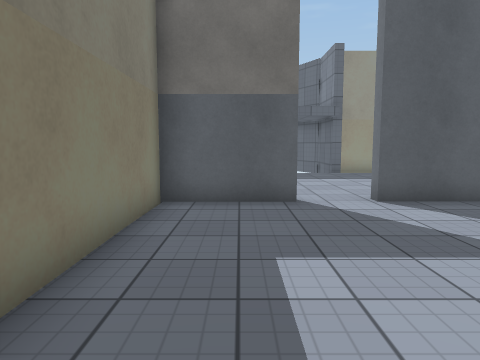
view 1 (above)

24 first-person views from a walk through a Unity game level. The camera is 1.3 m above the floor, tilts 6° down and sees 70° across. The floor is counted in squares, 1 m on a side. Each view is taken from the middle of a square. On the plan, view 1 faces up. The plan holds only what a view shows up to about 15 squares ahead; the rest is blank. The place goes on beyond the plan. Surface patterns are stand-ins for the level's own textures.

view 2
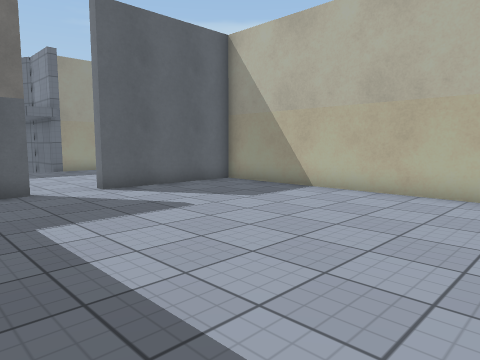

view 3
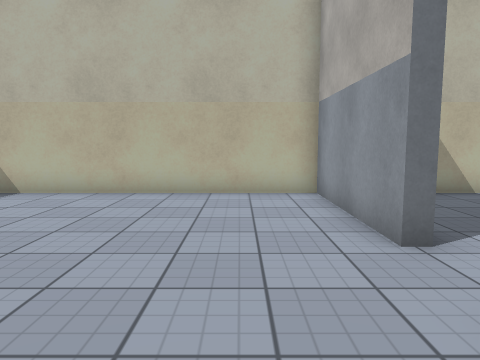

view 4
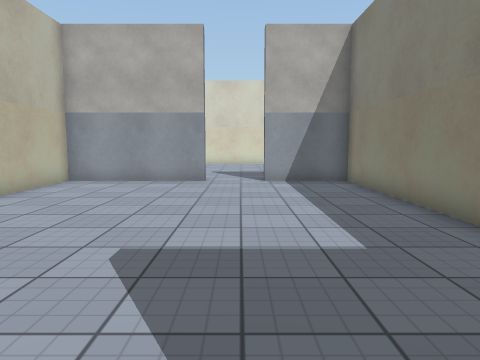

view 5
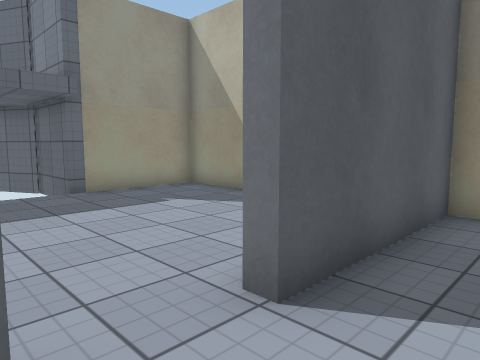

view 6
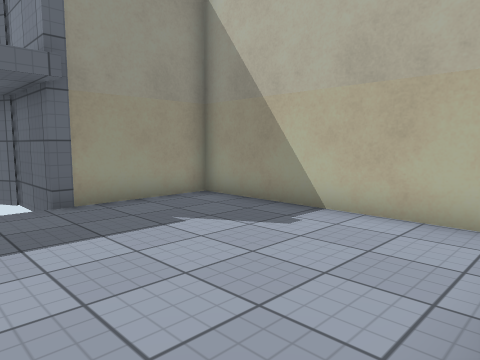

view 7
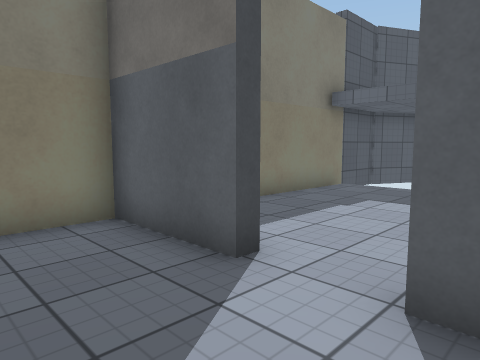

view 8
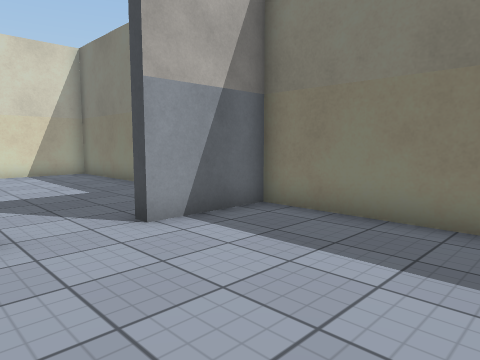

view 9
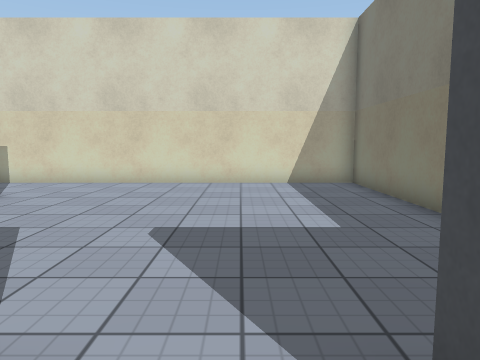

view 10
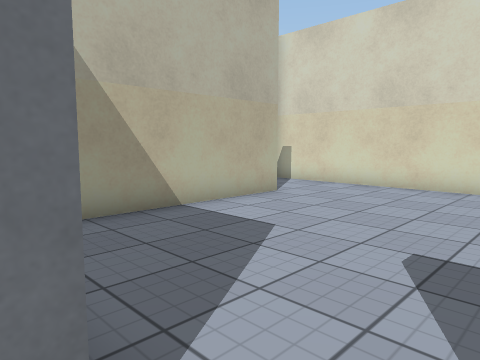

view 11
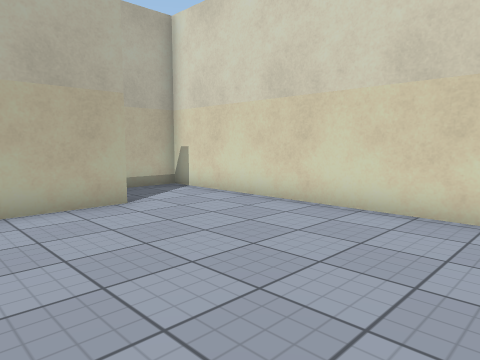

view 12
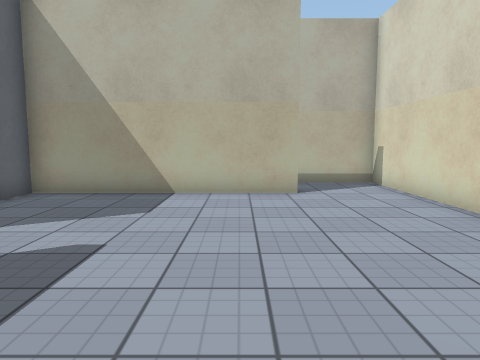

view 13
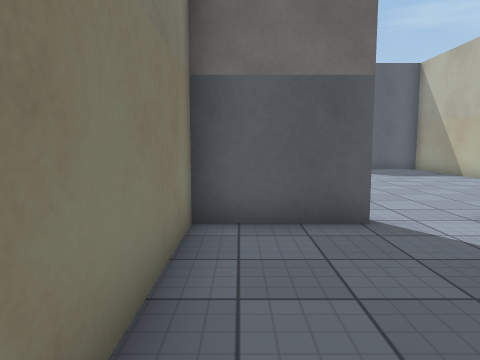

view 14
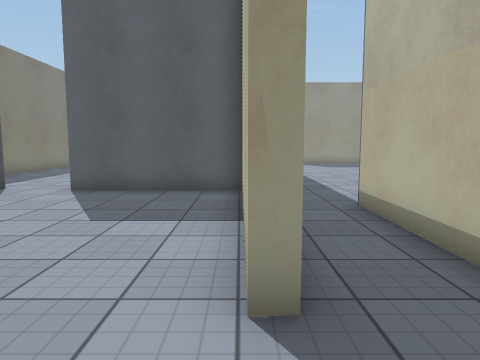

view 15
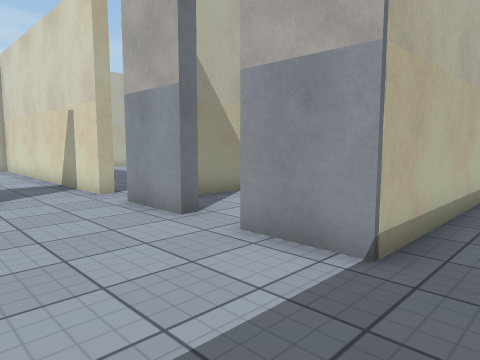

view 16
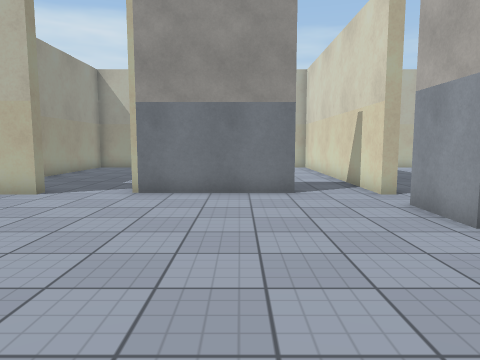

view 17
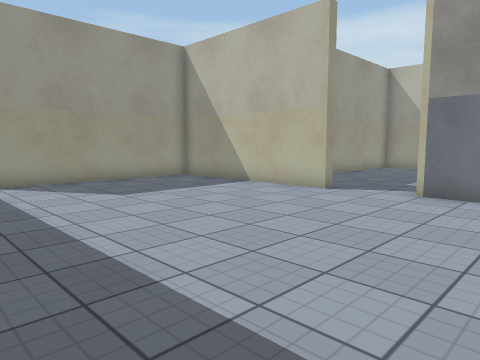

view 18
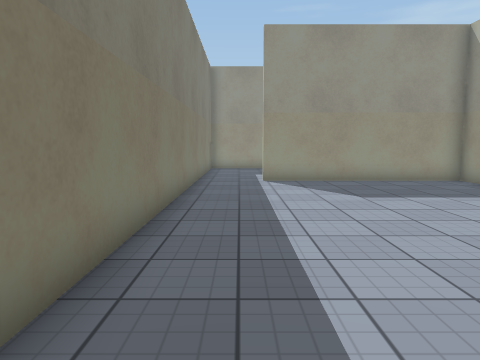

view 19
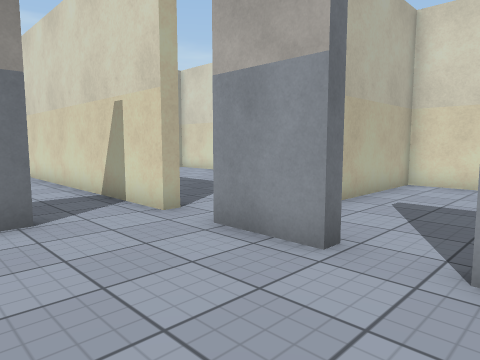

view 20
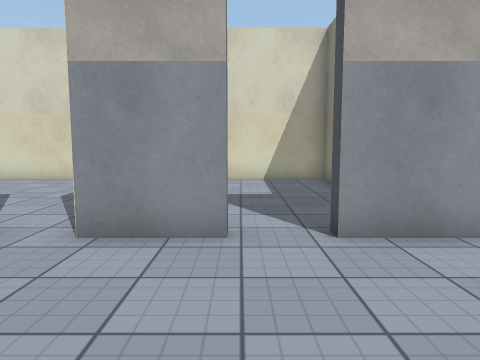

view 21
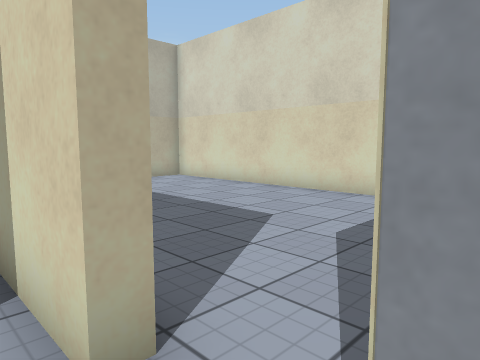

view 22
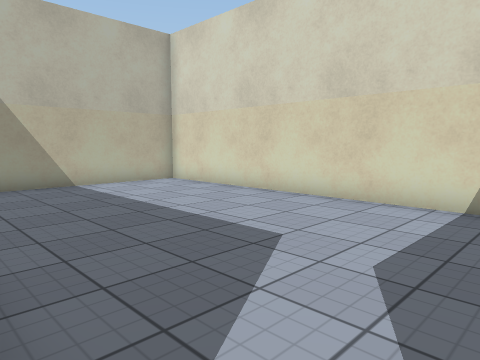

view 23
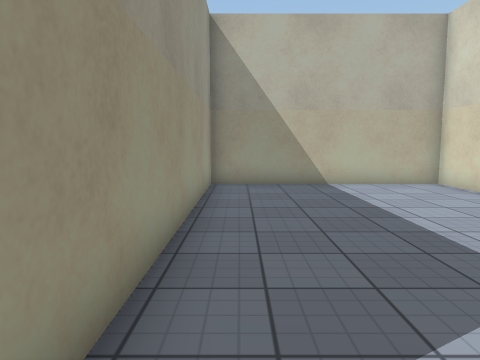

view 24
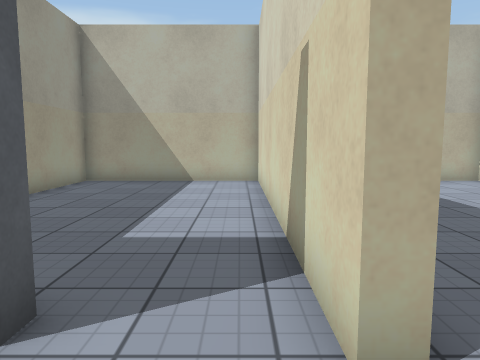

### Floor plan
Points are (right, up) in squares from view 1. A wall is a line through its corners. A room is listed if a view was taken in it or the views show most of it. See-through windows are left out.
Room 1 (views 1, 2, 3, 4, 5, 6, 7, 8, 9)
walls: (3.2, -4) (8.1, -4) (8.1, 7.7) (3.2, 7.7) (3.2, 8.1); (1.1, 8.1) (1.1, 7.7) (-1.8, 7.7) (-1.8, -4) (1.1, -4)
ways out: opening at (2.5, -4) to room 2; opening at (2.5, 8) to room 5
Room 2 (views 10, 11, 12, 13, 14)
walls: (8.5, -11.5) (8.1, -11.5) (8.1, -4.5) (3.2, -4.5) (3.2, -4); (1.1, -4) (1.1, -4.5) (-1.8, -4.5) (-1.8, -14.5) (10.5, -14.5) (10.5, -6.7)
ways out: opening at (2.5, -4) to room 1; opening at (9.5, -6) to room 3
Room 3 (views 15, 16, 17, 18, 19, 20, 21, 24)
walls: (18.2, 2.3) (17.8, 2.3) (17.8, 9.1) (10.8, 9.1); (18.1, -4.5) (18.1, -0.1); (14.2, -6.7) (16.4, -6.7); (10.5, -6.7) (12.6, -6.7); (8.5, 9.4) (8.5, -1)
ways out: opening at (9.5, -6) to room 2; opening at (17, -7) to room 4; opening at (18, -5.5) to room 6; opening at (13, -7) to room 7; gap at (14, -7) to room 7; opening at (9.5, 9); opening at (18, 1.5)
Room 4 (views 22, 23)
walls: (18.2, -14.5) (28.1, -14.5) (28.1, -7.1) (18.2, -7.1); (17.8, -7.1) (17.8, -6.7)
ways out: opening at (17, -7) to room 3
Room 5 (no view inside)
walls: (8.1, 9) (8.1, 15.4) (4.1, 15.4) (4.1, 17.5); (-1.8, 17.5) (-1.8, 11.5)
ways out: opening at (2.5, 8) to room 1
Room 6 (no view inside)
walls: (18.5, -4.5) (18.1, -4.5); (28.1, -6.8) (28.1, -0.5) (24.8, -0.5); (17.8, -6.7) (27.8, -6.7)
ways out: opening at (18, -5.5) to room 3
Room 7 (no view inside)
walls: (14.2, -7.1) (14.2, -6.7); (12.6, -6.7) (12.6, -7.1); (10.9, -14.5) (15.9, -14.5) (15.9, -8.4)
ways out: opening at (13, -7) to room 3; gap at (14, -7) to room 3

Positions as (right, up) in squares from view 1, and headings:
1: (0, 0), facing up
2: (-1, -2), facing up-right
3: (-1, -2), facing right
4: (2, 8), facing down
5: (1, 6), facing up-right
6: (2, 8), facing up-right
7: (4, 5), facing up-left
8: (4, 1), facing down-left
9: (2, -3), facing down
10: (2, -4), facing down-right
11: (1, -8), facing down-right
12: (-1, -10), facing right
13: (-1, -10), facing up
14: (8, -14), facing up
15: (9, -3), facing down-right
16: (9, -3), facing right
17: (9, -3), facing up-right
18: (10, -3), facing up
19: (12, -3), facing down-right
20: (14, -2), facing down
21: (16, -6), facing down-right
22: (17, -7), facing down-right
23: (17, -8), facing right
24: (16, -6), facing right
